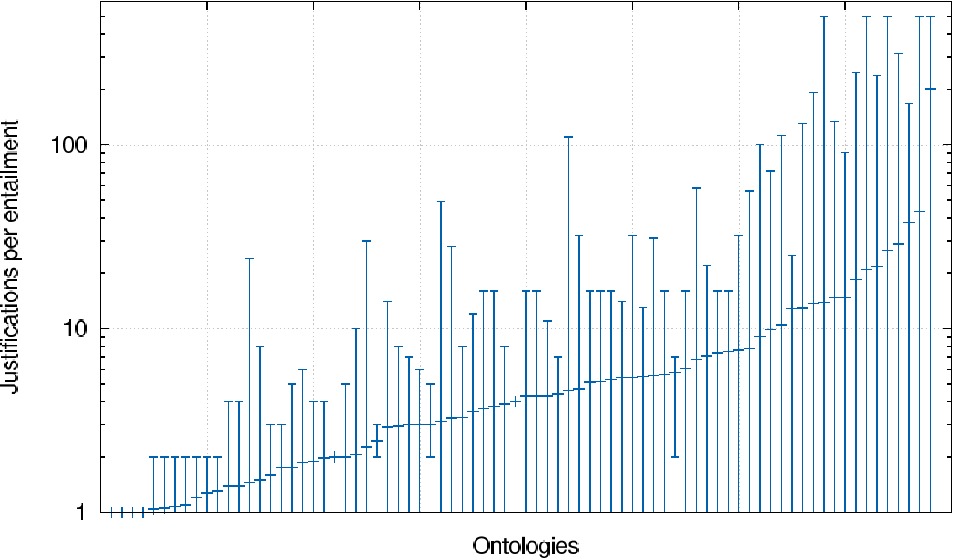

Recreate this plot in gnuplot.

set size ratio 0.6
set terminal postscript enhanced color font small_font
set output 'avgjusts.tmp.eps'

set xlabel "Ontologies" textcolor rgb text_color font small_font
set ylabel "Justifications per entailment" textcolor rgb text_color font small_font

set key inside top right vertical noreverse autotitles nobox height 1 autotitles
set key spacing 2

set ytics font small_font
set xtics font small_font


set format x ''

set log y
set yrange [1:600]
set datafile separator ","


plot "avgjusts.csv" using 2:4:5:6 ls 1 title "" w yerrorbars